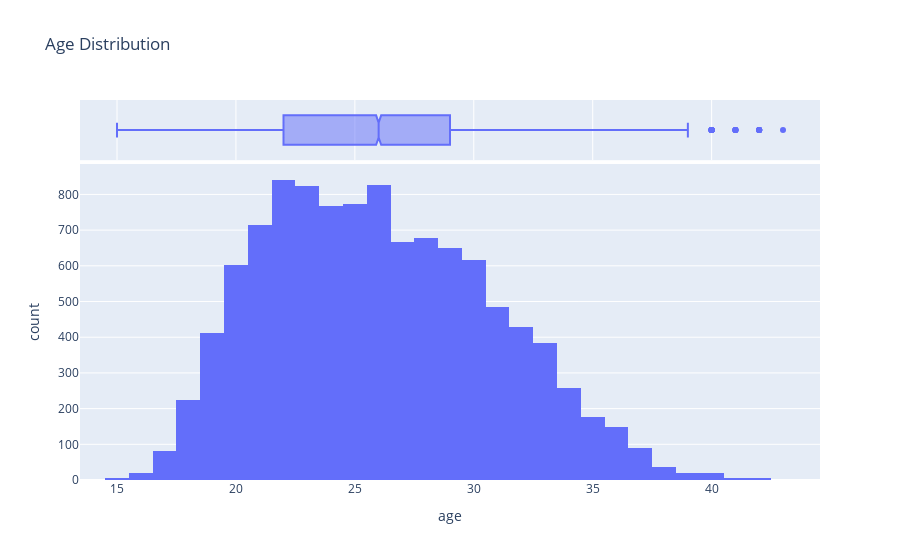

Here is the notebook cell this chart was saved with:
### Markdown cell above
1. Age Distribution

### Code cell
fig = px.histogram(df, x='age', nbins=30, title='Age Distribution', marginal='box')
fig.show()

### Figure 1 — Plotly figure (JSON) as saved in the notebook; plotly's stock layout.template omitted (floating-point values rounded to 4 significant figures; data arrays with more than 128 entries replaced by an {"elided": "..."} marker saying what was removed)
{"data": [{"alignmentgroup": "True", "bingroup": "x", "hovertemplate": "age=%{x}<br>count=%{y}<extra></extra>", "legendgroup": "", "marker": {"color": "#636efa", "pattern": {"shape": ""}}, "name": "", "nbinsx": 30, "offsetgroup": "", "orientation": "v", "showlegend": false, "type": "histogram", "x": {"elided": "10754 float values"}, "xaxis": "x", "yaxis": "y"}, {"alignmentgroup": "True", "hovertemplate": "age=%{x}<extra></extra>", "legendgroup": "", "marker": {"color": "#636efa"}, "name": "", "notched": true, "offsetgroup": "", "showlegend": false, "type": "box", "x": {"elided": "10754 float values"}, "xaxis": "x2", "yaxis": "y2"}], "layout": {"barmode": "relative", "legend": {"tracegroupgap": 0}, "title": {"text": "Age Distribution"}, "xaxis": {"anchor": "y", "domain": [0, 1], "title": {"text": "age"}}, "xaxis2": {"anchor": "y2", "domain": [0, 1], "matches": "x", "showgrid": true, "showticklabels": false}, "yaxis": {"anchor": "x", "domain": [0, 0.8316], "title": {"text": "count"}}, "yaxis2": {"anchor": "x2", "domain": [0.8416, 1], "matches": "y2", "showgrid": false, "showline": false, "showticklabels": false, "ticks": ""}}}
